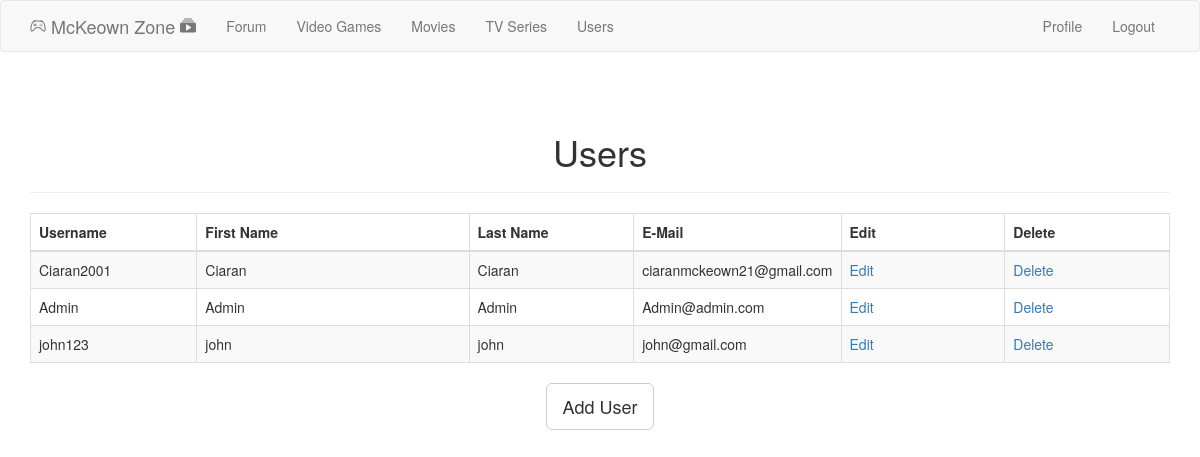
The app's page /admin_users (signed in) with its own data.
### app/models.py (models this page shows, shortened)
class User(UserMixin, db.Model):
	id = db.Column(db.Integer, primary_key=True)
	username = db.Column(db.String(64), index=True, unique=True)
	first_name = db.Column(db.String(64))
	last_name = db.Column(db.String(64))
	email = db.Column(db.String(120), index=True, unique=True)
	password_hash = db.Column(db.String(128))
	posts = db.relationship('Post', backref='author', lazy='dynamic')
	about_me = db.Column(db.String(140))
	last_seen = db.Column(db.DateTime, default= datetime.utcnow)
	Address_id = db.Column(db.Integer, db.ForeignKey('address.id', ondelete='CASCADE'))
	is_admin = db.Column(db.Boolean, default=False)
	followed = db.relationship(
		'User',
		secondary=followers,
		primaryjoin = (followers.c.follower_id == id),
		secondaryjoin = (followers.c.followed_id == id),
		backref= db.backref('followers', lazy='dynamic'),
		lazy='dynamic')

### app/routes.py (the view)
@app.route('/admin_users', methods=['GET', 'POST'])
@login_required
def list_users():
	check_admin()
	users = User.query.all()
	return render_template ('admin/users/users.html', users=users, title="Users")

### app/models.py (called while the page is built)
@login.user_loader
def load_user(id):
	return User.query.get(int(id));

### app/routes.py (called while the page is built)
@app.before_request
def before_request():
	if current_user.is_authenticated:
		current_user.last_seen = datetime.utcnow()
		db.session.commit()

def check_admin():
	if not current_user.is_admin:
		abort(403)

### app/templates/admin/users/users.html (shortened to what this page needs)
{% import "bootstrap/utils.html" as utils %}
{% extends "base.html" %}
{% block app_content %}
<div class="content-section">
  <div class="outer">
    <div class="middle">
      <div class="inner">
        <br/>
        <br/>
        <h1 style="text-align:center;">Users</h1>
        {% if users %}
          <hr class="intro-divider">
          <div class="center">
            <table class="table table-striped table-bordered">
              <thead>
                <tr>
                  <th width="15%"> Username </th>
                  <th width="25%"> First Name </th>
                  <th width="15%"> Last Name </th>
                  <th width="15%"> E-Mail </th>
                  <th width="15%"> Edit </th>
                  <th width="15%"> Delete </th>
                </tr>
              </thead>
              <tbody>
              {% for user in users %}
                <tr>
                  <td> {{ user.username }} </td>
                  <td> {{ user.first_name }} </td>
                  <td> {{ user.first_name }} </td>
                  <td> {{ user.email }} </td>
                  <td>
                    <a href="{{ url_for('edit_user', id=user.id) }}">
                       Edit
                    </a>
                  </td>
                  <td>
                    <a href="{{ url_for('delete_user', id=user.id) }}">
                       Delete
                    </a>
                  </td>
                </tr>
              {% endfor %}
              </tbody>
            </table>
          </div>
          <div style="text-align: center">
        {% else %}
          <div style="text-align: center">
            <h3> No Users have been added. </h3>
            <hr class="intro-divider">
        {% endif %}
          <a href="{{ url_for('add_user') }}" class="btn btn-default btn-lg">
            Add User
          </a>
        </div>
      </div>
    </div>
  </div>
</div>
{% endblock %}

### records on screen
User: username "Ciaran2001", first_name "Ciaran", email "ciaranmckeown21@gmail.com"
User: username "Admin", first_name "Admin", email "Admin@admin.com"
User: username "john123", first_name "john", email "john@gmail.com"
